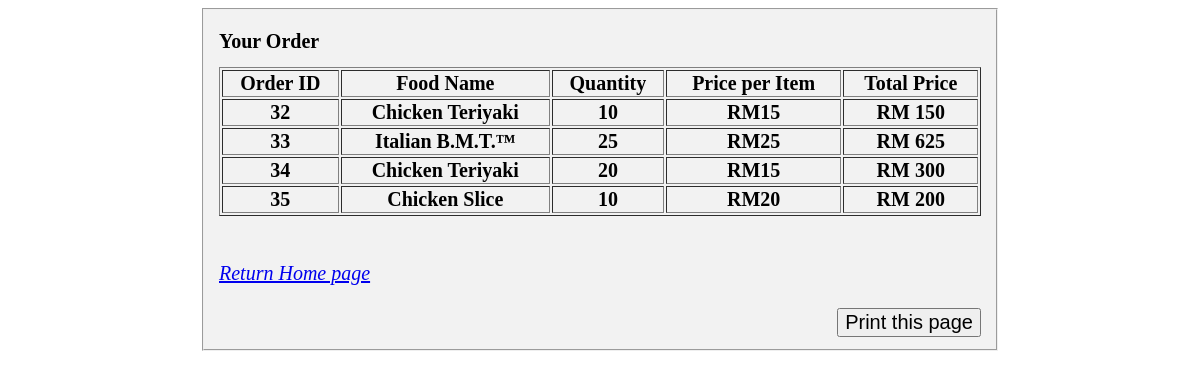
/order_his.php?email=12112017613@gmail.com, run on the app's committed database.
### tables this page shows
CREATE TABLE `orders` (
  `order_ID` int(30) NOT NULL,
  `Food_ID` int(30) NOT NULL,
  `foodname` varchar(30) NOT NULL,
  `price` int(30) NOT NULL,
  `quantity` int(30) NOT NULL,
  `username` varchar(30) NOT NULL
);

### order_his.php (the view, shortened to what this page needs)
<?php
include("config.php");
?>
<html>
<head>
</head>
<body>
  <div class="middle">
    <fieldset>
		<h1>Your Order</h1>
        <table border="1px">
            <thead>
                <th>Order ID</th>
                <th>Food Name</th>
                <th>Quantity</th>
                <th>Price per Item</th>
                <th>Total Price</th>
            </thead>
            <tbody>
                <?php
    $email = $_GET['email'];
   $sql = "SELECT * FROM orders";
   $result = mysqli_query($conn,$sql);
   while($row = mysqli_fetch_array($result))
   {
    $p=$row["price"];
    $q=$row["quantity"];
    $subtotal=$p*$q;
                  ?>
            <tr>
								<th><?php echo $row['order_ID']; ?></th>
								<th><?php echo $row['foodname']; ?></th>
								<th><?php echo $row['quantity']; ?></th>
                <th>RM<?php echo $row['price']; ?></th>
								<th>RM <?php echo $subtotal; ?></th>
							</tr>
            </tbody>
            <?php
          }
          ?>
        </table>
        <br><br>
        <a href="Homepage.php?email=<?php echo $email?>">
				<i class="fa fa-edit">Return Home page</i>
		    </a>
        <br><br><button style="float: right;" onclick="window.print()">Print this page</button>
	</fieldset>
</div>
</body>
</html>

### order_his.php (style rules this page uses)
body { background-image: url("https://i.pinimg.com/564x/52/9d/2b/529d2ba9360a0707359ca15b9cb184be.jpg"); background-size: 100%; background-repeat:no-repeat; }
.middle { max-width: 800px; margin: auto; }
* { font-size: 20px; }
fieldset { background-color: #f2f2f2; }
table { width: 100%; }

### data on the page
orders: order_ID "32", foodname "Chicken Teriyaki", quantity "10", price "15", subtotal "150"
orders: order_ID "33", foodname "Italian B.M.T.™", quantity "25", price "25", subtotal "625"
orders: order_ID "34", foodname "Chicken Teriyaki", quantity "20", price "15", subtotal "300"
orders: order_ID "35", foodname "Chicken Slice", quantity "10", price "20", subtotal "200"
